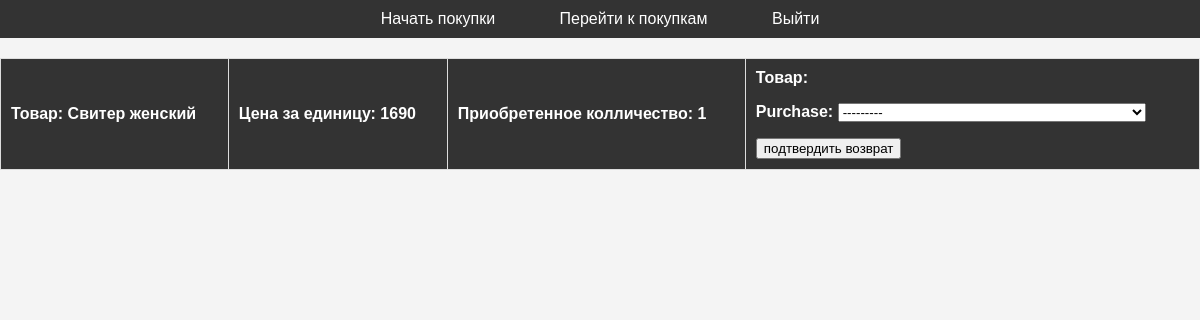
The page /products/made_purchased/ (signed in) on the database its author committed.
### products/models.py (models this page shows, shortened)
class Purchase(models.Model):
    user = models.ForeignKey(to=User, on_delete=models.CASCADE)
    product = models.ForeignKey(to=Products, on_delete=models.CASCADE)
    count = models.PositiveIntegerField(default=0)
    time_created = models.DateTimeField(auto_now_add=True)
    def __str__(self):
        return f'Пользователь: {self.user.username} | Товар: {self.product.name}'

class Products(models.Model):
    name = models.CharField(max_length=256)
    description = models.TextField()
    price = models.IntegerField()
    image = models.ImageField(upload_to='products_image',null=True, blank=True)
    quantity = models.PositiveIntegerField(default=0)
    class Meta:
        verbose_name = 'Product'
        verbose_name_plural = 'Products'

### products/views.py (the view)
# urls.py: path('made_purchased/', made_purchased, name='made_purchased' ),
def made_purchased(request):
    purchases = Purchase.objects.filter(user=request.user)
    form = ReturnProductsForm()
    context = {'purchases': purchases, 'form': form}
    return render(request, 'products/made_purchased.html', context)

### products/forms.py
class ReturnProductsForm(forms.ModelForm):
    class Meta:
        model = Return
        fields = ('purchase',)

### products/templates/products/made_purchased.html (shortened to what this page needs)
{%extends 'products/base.html'%}
{%load static%}
{%block css%}
    <link href="{% static 'vendor\css\made_purchased.css' %}" rel="stylesheet">
{%endblock%}
{%block content%}
    <table>
        {% for purchase in purchases %}
        <thead>
            <tr>
                <th>Товар: {{purchase.product.name}}</th>
                <th>Цена за единицу: {{purchase.product.price}}</th>
                <th>Приобретенное колличество: {{purchase.count}}</th>
                <th><form action="{% url 'products:returned' purchase.id %}", method="post">
                    <label for="username">Товар: </label>
                    {{form.as_p }}
                    <button type="submit">подтвердить возврат</button>
                </form></th>
            </tr>
        </thead>
        {% endfor %}
    </table>
{%endblock%}

### rows shown on the page
Purchase: product.name "Свитер женский", product.price "1690", count "1"
